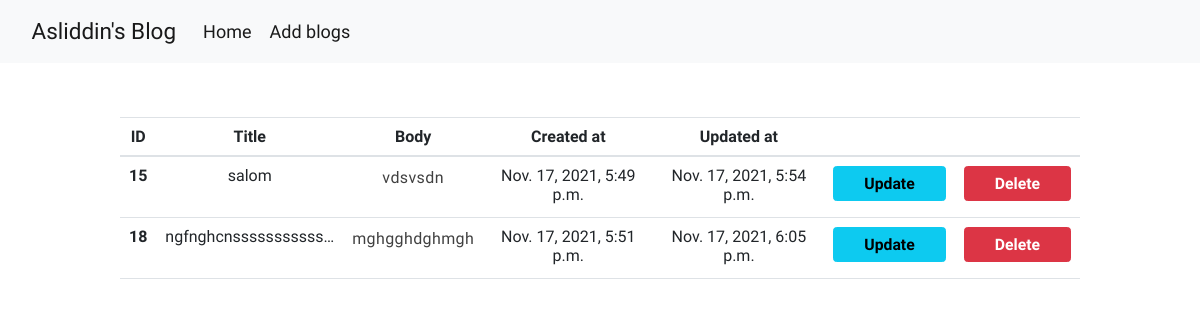
The page /list/ on the database as committed earlier.
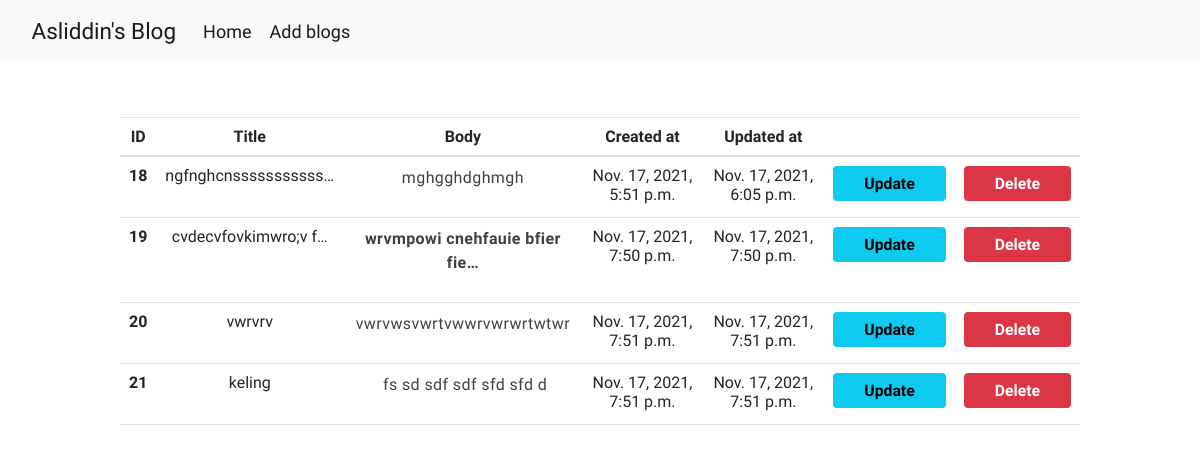
The same page on the database as committed later.
### project/models.py (models this page shows, shortened)
class Blog(models.Model):
    class Meta:
        verbose_name = "Blog"
        verbose_name_plural = "Blogs"
    title = models.CharField(max_length=255)
    body = RichTextUploadingField(blank=True, null=True)
    created_at = models.DateTimeField(auto_now_add=True)
    updated_at = models.DateTimeField(auto_now=True)

### project/views.py (the view)
# urls.py: path("list/", list, name="list"),
def list(request):
    blogs = Blog.objects.all()
    context = {
        "blogs":blogs,
    }
    return render(request, "forms/list.html", context)

### my_site/context.py (called while the page is built)
def context(request):
    post = Blog.objects.all().first()
    return {
        "post":post,
    }

### templates/forms/list.html (shortened to what this page needs)
{% extends "base.html" %}
{% load static %}
{% block main %}
<body>
    <nav class="navbar navbar-expand-lg navbar-light bg-light">
        <div class="container-fluid">
          <a class="navbar-brand" href="{% url 'profil' %}">Asliddin's Blog</a>
          <div class="collapse navbar-collapse" id="navbarNavAltMarkup">
            <div class="navbar-nav">
              <a class="nav-link active" aria-current="page" href="{% url 'index' %}">Home</a>
              <a class="nav-link active" aria-current="page" href="{% url 'create-blog' %}">Add blogs</a>
            </div>
          </div>
        </div>
      </nav>
    <br>
    <div class="container mt-4">
        <table class="table">
            <thead>
                <tr style="text-align: center;">
                    <th scope="col">ID</th>
                    <th scope="col">Title</th>
                    <th scope="col">Body</th>
                    <th scope="col">Created at</th>
                    <th scope="col">Updated at</th>
                    <th scope="col"></th>
                    <th scope="col"></th>
                </tr>
            </thead>
            <tbody>
                {% for blog in blogs %}
                <tr style="text-align: center;">
                    <th scope="row">{{blog.id}}</th>
                    <td>{{blog.title|truncatechars:20}}</td>
                    <td>{{blog.body| safe | truncatechars:40}}</td>
                    <td>{{blog.created_at}}</td>
                    <td>{{blog.updated_at}}</td>
                    <td>
                        <a href="{% url 'update-blog' pk=blog.id %}" class="btn btn-info btn-sm">
                            Update
                        </a>
                    </td>
                    <td>
                        <a href="{% url 'delete-blog' pk=blog.id %}" class="btn btn-danger btn-sm">
                            Delete
                        </a>
                    </td>
                </tr>
                {% endfor %}
            </tbody>
        </table>
    </div>
</body>
{% endblock main %}

### templates/base.html (shortened to what this page needs)
{% load static %}
<!DOCTYPE html>
<html lang="en">
<head>
    <link href="{% static 'css/flexgridcombo.css' %}" rel="stylesheet">
    <link rel="stylesheet" href="https://stackpath.bootstrapcdn.com/bootstrap/4.4.1/css/bootstrap.min.css">
    <link rel="stylesheet" href="https://cdnjs.cloudflare.com/ajax/libs/font-awesome/6.0.0-beta2/css/all.min.css"
 />
    <link href="https://cdn.jsdelivr.net/npm/bootstrap@5.1.3/dist/css/bootstrap.min.css" rel="stylesheet"
>
    <link href="{% static 'css/style.css' %}" rel="stylesheet">
</head>
{% block main %}
{% endblock main %}
</html>

### staticfiles/css/style.css (style rules this page uses)
* { margin: 0; padding: 0; }
html { font-size: 16px; }
a { text-decoration: none; transition: 0.3s all ease; }
html { font-size: 18px; }
body { font-family: 'Source Sans Pro', sans-serif; font-weight: 400; }
p, li { line-height: 1.5; letter-spacing: 0.4px; color: rgba(0,0,0,0.75); }
.container { box-sizing: border-box; max-width: 1040px; padding: 0 40px; }
.btn { font-weight: 600; padding-left: 30px; padding-right: 30px; }

Rows that differ between the two databases and show on the page:
removed Blog: id "15", title "salom", body "vdsvsdn", created_at "Nov. 17, 2021, 5:49 p.m.", updated_at "Nov. 17, 2021, 5:54 p.m."
added Blog: id "19", title "cvdecvfovkimwro;v f…", body "wrvmpowi cnehfauie bfier fie…", created_at "Nov. 17, 2021, 7:50 p.m.", updated_at "Nov. 17, 2021, 7:50 p.m."
added Blog: id "20", title "vwrvrv", body "vwrvwsvwrtvwwrvwrwrtwtwr", created_at "Nov. 17, 2021, 7:51 p.m.", updated_at "Nov. 17, 2021, 7:51 p.m."
added Blog: id "21", title "keling", body "fs sd sdf sdf sfd sfd d", created_at "Nov. 17, 2021, 7:51 p.m.", updated_at "Nov. 17, 2021, 7:51 p.m."
